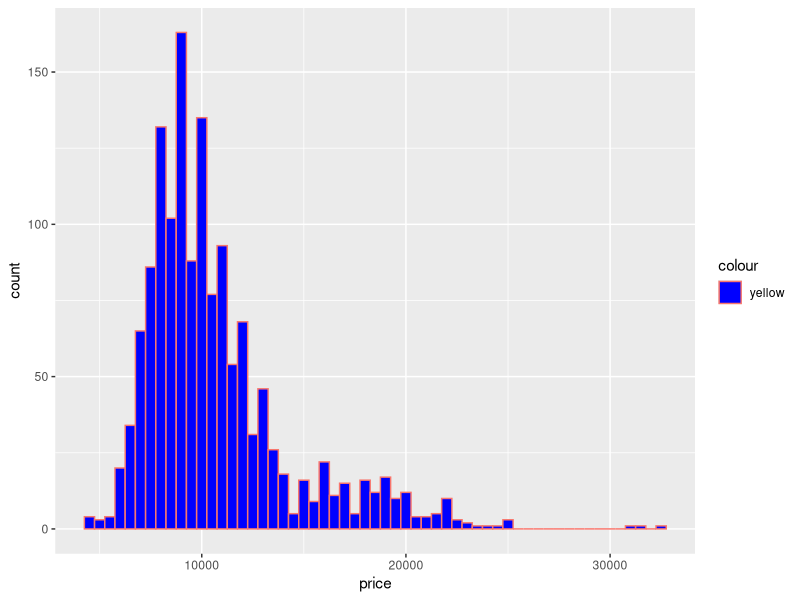
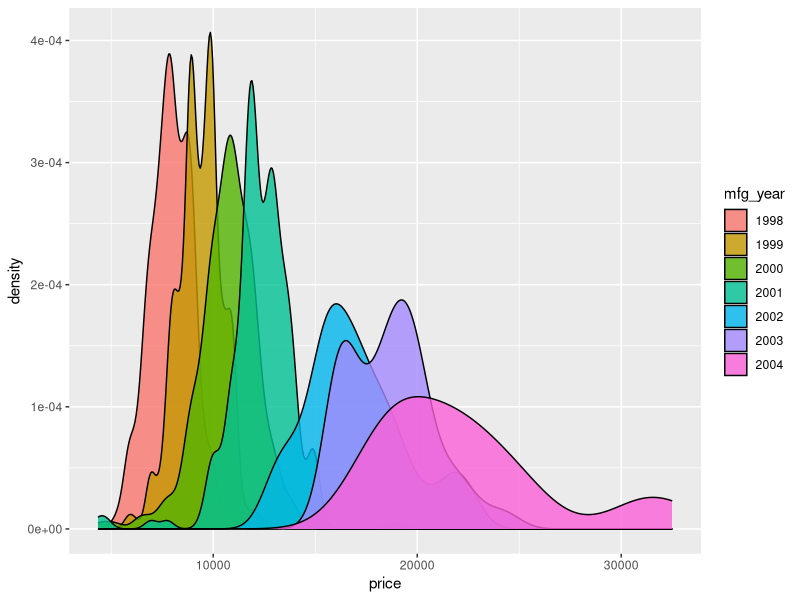
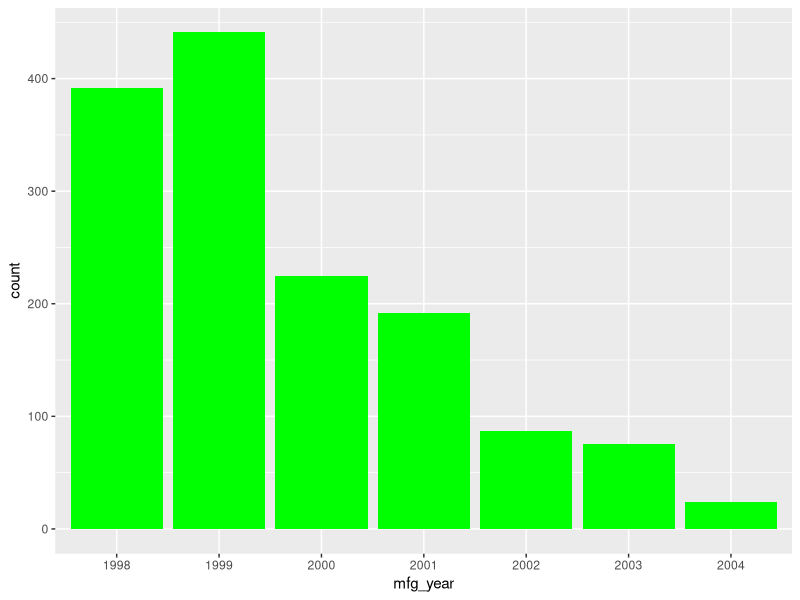
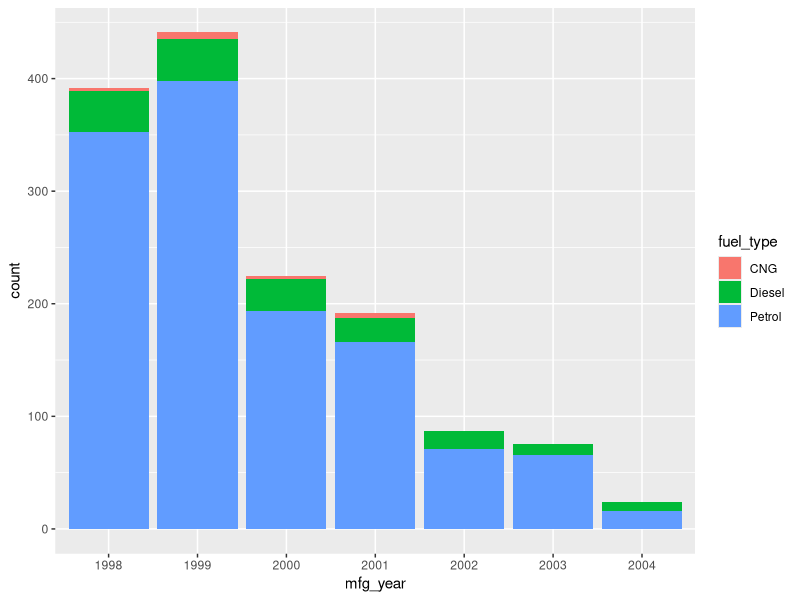
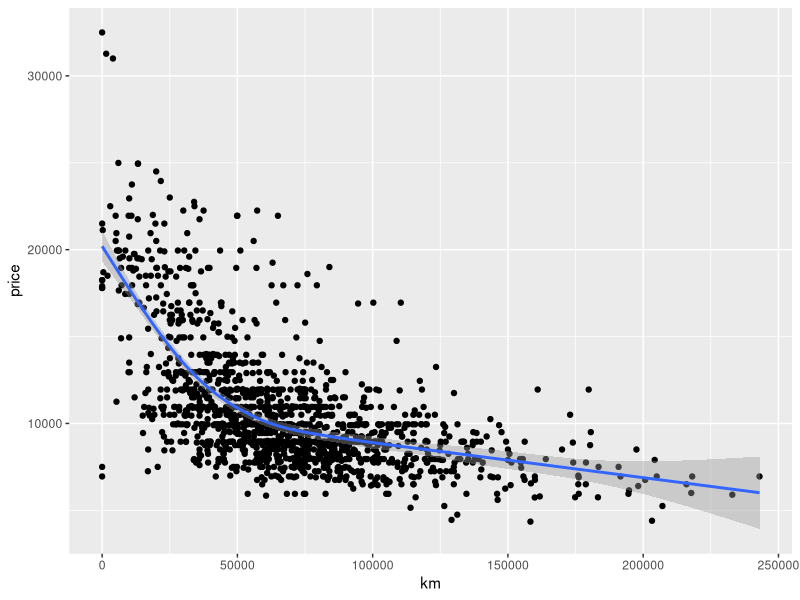
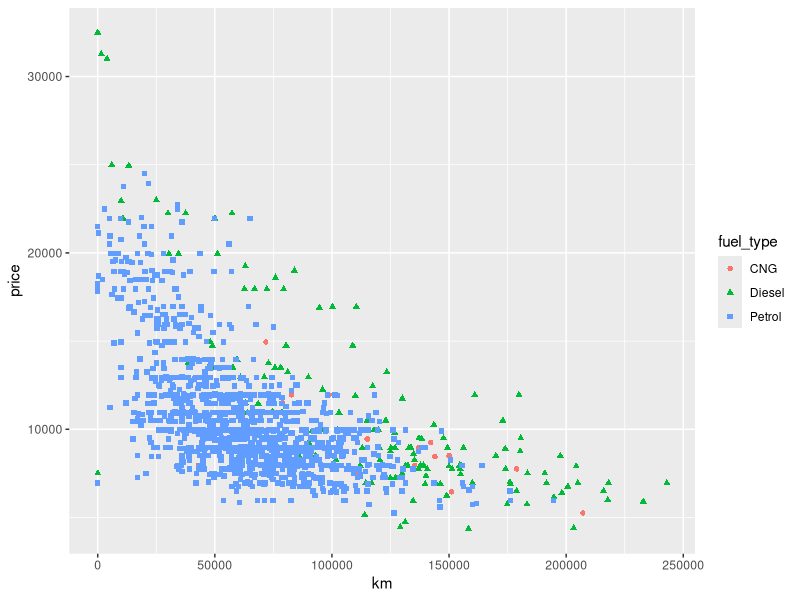
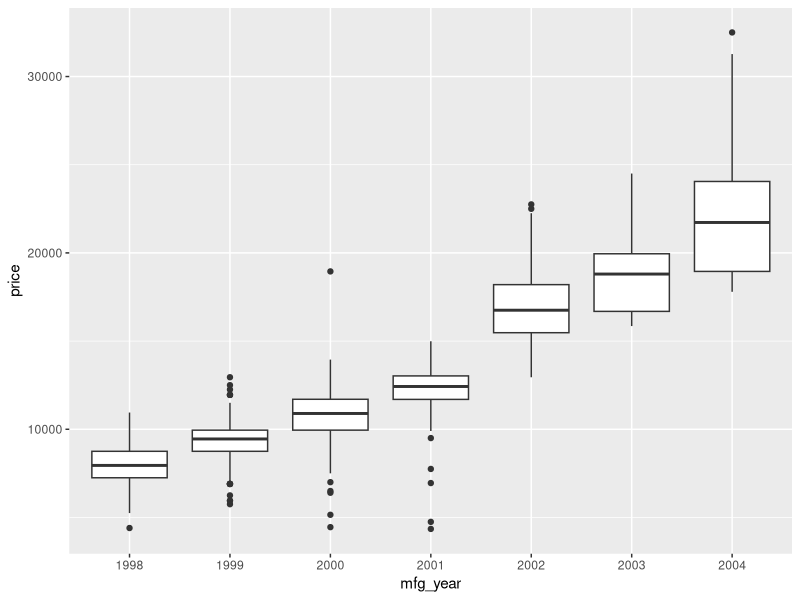

Recreate these plots in R, in order.

# remove all objects in the environment 

rm(list = ls()) 



# load "tidyverse" packages in the current session

library("tidyverse")



# choose a working directory

# path : Session -> Set Working directory -> Choose Directory

# select "d.data_mgmt2" folder and click "Open"



#### quick recap of last class code ####

# read toyota data

toyota = read_csv("toyota_corolla.csv")



# data manipulation - summarize numeric columns and store in a new object

# calculate average sale price, average age of cars
# assign the values to "avg_price" and "avg_age"

temp1 = toyota %>% 
  summarise(avg_price = mean(price), avg_age = mean(age_08_04))

rm(temp1)



# summarize numeric variables by a group variable

# calculate average sale price by manufacturing year
# assign the name "avg_price" 

temp1 = toyota %>%
  group_by(mfg_year) %>%
  summarise(avg_price = mean(price)) %>%
  ungroup()

rm(temp1)



# manipulating cases - filtering observations of choice

# filter cars with Diesel fuel type

temp1 = toyota %>%
  filter(fuel_type == "Diesel")

rm(temp1)



# sorting data by a numeric variable

# sort the data in ascending order (default) of price

temp1 = toyota %>%
  arrange(price)

rm(temp1)



# manipulate variables

# pick only the model and price variables

temp1 = toyota %>%
  select(model, price)

rm(temp1)



# creating new variables

# the price value into dollars, kilometers to miles and pick price and distance variables

temp1 = toyota %>%
  mutate(price_dollars = price * 1.18, miles = km / 1.6) %>%
  select(price, price_dollars, km, miles)

rm(temp1)



#### end of recap of last class code ####



# combine datasets

# column bind of datasets

# pick columns model, price and assign to temp1

temp1 = toyota %>%
  select(model, price)


# pick column age_08_04 and assign to temp2

temp2 = toyota %>%
  select(age_08_04)


# column bind temp1, temp2 and assign to temp3

temp3 = temp1 %>%
  bind_cols(temp2)

rm(temp1, temp2, temp3)



# row bind of datasets

# slice 1st to 10th row and assign to temp1

temp1 = toyota %>%
  slice(1:10)


# slice 11th to 20th row and assign to temp2

temp2 = toyota %>%
  slice(11:20)


# row bind temp1, temp2 and assign to temp3

temp3 = temp1 %>%
  bind_rows(temp2)

rm(temp1, temp2, temp3)



# merge two datasets by a common variable

# create a new variable "id" whose value indicates row number
# slice 1st to 7th row and pick variables "id" and "price"
# assign to temp1

temp1 = toyota %>%
  mutate(id = 1:nrow(toyota)) %>%
  slice(1:7) %>%
  select (id,price)



# create a new variable "id" whose value indicates row number
# slice 3rd to 10th row  and pick variables "id" and "age_08_04"
# assign to temp2

temp2 = toyota %>%
  mutate(id = 1:nrow(toyota)) %>%
  slice(3:10) %>%
  select (id,age_08_04)


rm(temp3)

# left join : keep rows of temp1, columns of both datasets (temp1 and temp2)

lj = temp1 %>%
  left_join(temp2, by = "id")



# right join : keep rows of temp2, columns of both datasets (temp1 and temp2)

rj = temp1 %>%
  right_join(temp2, by = "id")



# inner join : keep common rows and columns of both datasets (temp1 and temp2)

ij = temp1 %>%
  inner_join(temp2, by = "id")



# full join : keep all rows and columns of both datasets (temp1 and temp2)

fj = temp1 %>%
  full_join(temp2, by = "id")

rm(temp1, temp2, lj, rj, ij, fj)



# tidying data

# wide to long
# wide format - temp1, long format - temp2

temp1 = as_tibble(list(company = c("A", "B", "C"), 
                       Y1999 = c(0.7, 37, 212), 
                       Y2000 = c(2, 80, 213)))


temp2 = temp1 %>%
  pivot_longer(cols = Y1999:Y2000, names_to = "year", values_to = "cost")

rm(temp1, temp2)



# long to wide
# long format - temp1, wide format - temp2

temp1 = as_tibble(list(company = rep(c("A", "B", "C"), each = 4), 
                       year = c(1999, 1999, 2000, 2000, 1999, 1999, 2000, 2000, 1999, 1999, 2000, 2000), 
                       type = c("cost", "revenue", "cost", "revenue","cost", "revenue", "cost", "revenue", "cost", 
                                "revenue", "cost", "revenue"), 
                       exp = c(0.7, 19, 2, 20, 37, 172, 80, 174, 212, 1000, 213, 1000)))


temp2 = temp1 %>%
  pivot_wider (names_from = type, values_from = exp)

rm(temp1, temp2)



# missing values

temp1 = as_tibble(list(V1 = c("A", "B", NA, NA, "E"), 
                       V2 = c(1, NA, NA, 3, NA)))



# drop records with missing value in any column

temp2 = temp1 %>%
  drop_na()

rm(temp2)



# impute missing values with most recent non-missing values 

# search process from top to bottom (down)

temp3 = temp1 %>%
  fill()

rm(temp3)



# search process from bottom to top (up)

temp4 = temp1 %>%
  fill()

rm(temp4)



# impute missing values with a average of non-missing values

a = mean(temp1$V2, na.rm = TRUE)


temp5 = temp1 %>%
  replace_na(list(V2 = a))


rm(a, temp1, temp5)



# graphics

# single variable - continuous

# histogram of price

p = ggplot(toyota, aes(x = price, color = "yellow")) +
  geom_histogram(binwidth = 500, fill="blue")


print(p)



# histogram of price by manufacturing year

temp = toyota %>%
  arrange(mfg_year) %>%
  select(price, mfg_year, fuel_type) %>%
  mutate(mfg_year = factor(mfg_year))


p = ggplot(temp, aes(x = price, fill = mfg_year)) +
  geom_density(alpha = 0.8, position = "identity")

print(p)



# single variable - character

# bar plot of number of cars sold by manufacturing year

p = ggplot(temp, aes(mfg_year)) +
  geom_bar(fill = "green")

print(p)



# bar plot of number of cars sold by manufacturing year and fuel type

p = ggplot(temp, aes(mfg_year, fill = fuel_type)) +
  geom_bar()

print(p)



# scatter plot of kilometers and price

temp = toyota %>%
  arrange(fuel_type) %>%
  select(km, price, fuel_type) %>%
  mutate(fuel_type = factor(fuel_type))


p = ggplot(temp, aes(x = km, y = price)) +
  geom_point()+
  geom_smooth()

print(p)



# scatter plot of kilometers and price by fuel type

p = ggplot(temp, aes(x = km, y = price, shape = fuel_type)) +
  geom_point(aes(color = fuel_type))


print(p)



# boxplot of price by manufacturing year

temp = toyota %>%
  arrange(mfg_year) %>%
  select(mfg_year, price) %>%
  mutate(mfg_year = factor(mfg_year))


p = ggplot(temp, aes(x = mfg_year, y = price)) +
  geom_boxplot()

print(p)



# remove all objects in the environment 

rm(list = ls())